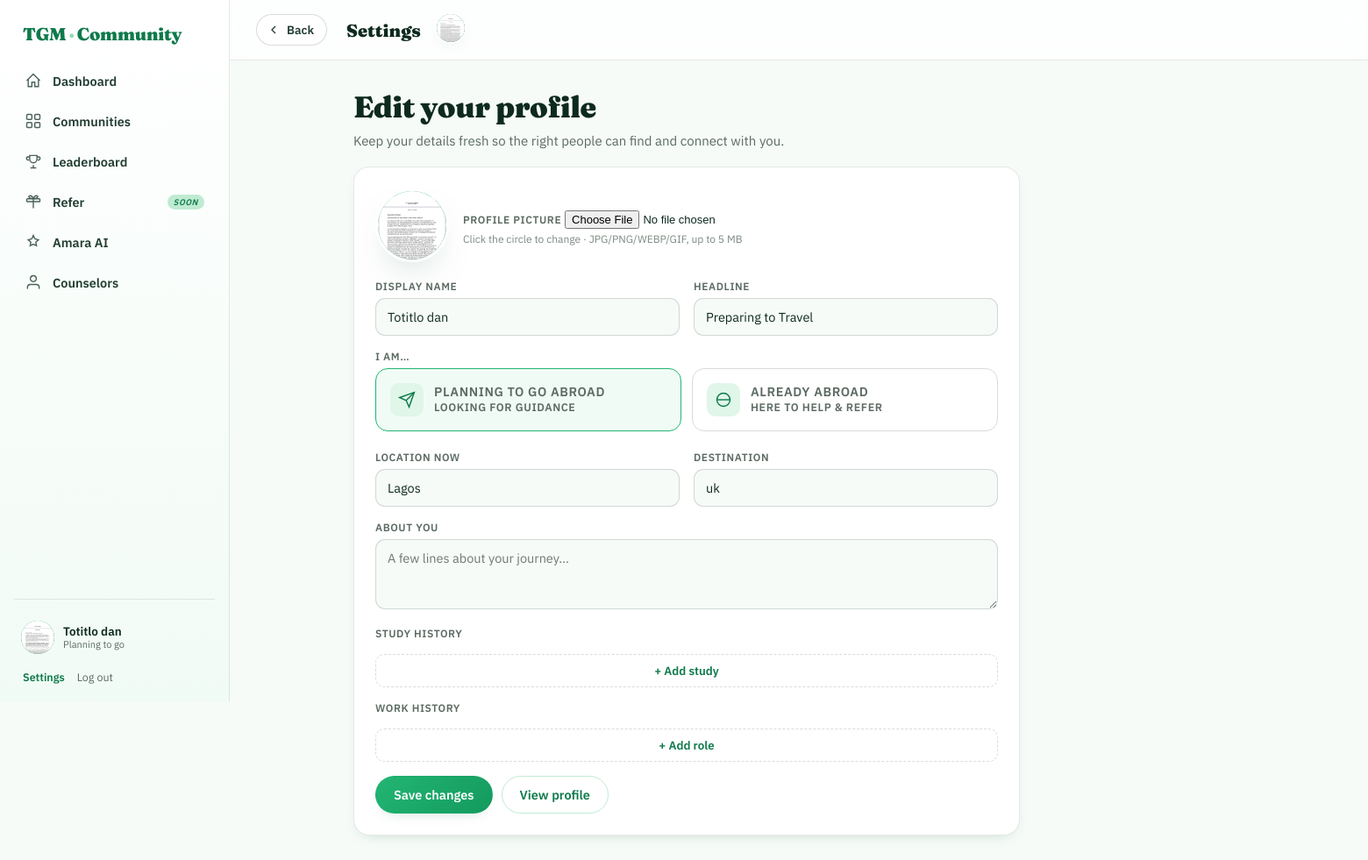
Screenshot of /settings (signed in) with the database file from the repository.
### tables this page shows
CREATE TABLE students (
            id INTEGER PRIMARY KEY AUTOINCREMENT,
            email TEXT NOT NULL UNIQUE,
            display_name TEXT,
            created_at TEXT NOT NULL,
            last_seen_at TEXT,
            is_banned INTEGER NOT NULL DEFAULT 0
        , user_type TEXT, avatar_path TEXT, location TEXT, destination TEXT, headline TEXT, bio TEXT, study_history TEXT, work_history TEXT, onboarded INTEGER NOT NULL DEFAULT 0, chat_mode TEXT NOT NULL DEFAULT 'ai', phone TEXT, password_hash TEXT, journey_stage TEXT, journey_updated_at TEXT);

### blueprints/social.py (the view, shortened to what this page needs)
@social_bp.route("/settings", methods=["GET", "POST"])
@login_required
def settings():
    db = get_db()
    row = current_student(db)
    return render_template("settings.html", prof=profile_dict(row))

### blueprints/admin.py (called while the page is built, shortened)
@admin_bp.app_context_processor
def _inject_admin():
    if not (request.path or "").startswith("/admin"):
        return {}

### blueprints/social.py (called while the page is built)
def _load_json(raw):
    try:
        val = json.loads(raw) if raw else []
        return val if isinstance(val, list) else []
    except (ValueError, TypeError):
        return []

def current_student(db=None):
    sid = session.get("student_id")
    if not sid:
        return None
    db = db or get_db()
    return db.execute("SELECT * FROM students WHERE id = ?", (sid,)).fetchone()

def profile_dict(row):
    if not row:
        return None
    name = row["display_name"] or (row["email"].split("@")[0] if row["email"] else "Member")
    initials = "".join(w[0] for w in name.split()[:2]).upper() or "M"
    keys = row.keys()
    def g(k, default=None):
        return row[k] if k in keys else default
    return {
        "id": row["id"],
        "name": name,
        "initials": initials,
        "user_type": g("user_type") or "aspiring",
        "location": g("location") or "",
        "destination": g("destination") or "",
        "headline": g("headline") or "",
        "bio": g("bio") or "",
        "has_avatar": bool(g("avatar_path")),
        "study_history": _load_json(g("study_history")),
        "work_history": _load_json(g("work_history")),
        "onboarded": bool(g("onboarded")),
    }

def _rooms():
    return [
        {"key": k, **COMMUNITY_ROOM_META.get(k, {"label": k.title(), "code": k[:2].upper(), "blurb": ""})}
        for k in COMMUNITY_ROOMS
    ]

@social_bp.app_context_processor
def _inject():
    me = None
    if session.get("student_id"):
        me = profile_dict(current_student())
    return {"me": me, "nav_rooms": _rooms(), "ep": request.endpoint}

@social_bp.before_request
def _require_onboarding():
    exempt = {"social.onboarding", "social.avatar", "static"}
    if request.endpoint in exempt:
        return None
    if not session.get("student_id"):
        return None  # login_required on the view handles anon users
    row = current_student()
    if row and not (row["onboarded"] if "onboarded" in row.keys() else 0):
        return redirect(url_for("social.onboarding"))
    return None

### extensions.py (called while the page is built)
def login_required(view):
    @wraps(view)
    def wrapped(*args, **kwargs):
        if not session.get("student_id"):
            return redirect(url_for("auth.join", next=request.path))
        return view(*args, **kwargs)
    return wrapped

### templates/settings.html (shortened to what this page needs)
{% extends "app_base.html" %}
{% from "_avatar.html" import avatar %}
{% block page_title %}Settings{% endblock %}
{% block back %}<a class="backbtn" href="{{ url_for('social.me') }}"><svg viewBox="0 0 24 24" fill="none" stroke="currentColor" stroke-width="2"><path d="M15 18l-6-6 6-6"/></svg>Back</a>{% endblock %}
{% block app_content %}
<div class="pagehead"><h1>Edit your profile</h1><p>Keep your details fresh so the right people can find and connect with you.</p></div>
<form class="card form-card" method="POST" action="{{ url_for('social.settings') }}" enctype="multipart/form-data">
  <div class="avatar-picker">
    <label class="preview" id="avatarPreview" for="avatar" style="cursor:pointer;">
      {% if prof.has_avatar %}<img src="{{ url_for('social.avatar', user_id=prof.id) }}" alt="" />{% else %}{{ prof.initials }}{% endif %}
    </label>
    <div>
      <label style="font-size:12px;font-weight:700;text-transform:uppercase;letter-spacing:.05em;color:#5B6B62;">Profile picture</label>
      <input type="file" id="avatar" name="avatar" accept="image/*" style="margin-top:6px;font-size:13px;" />
      <div style="font-size:12px;color:#7C8A80;margin-top:4px;">Click the circle to change · JPG/PNG/WEBP/GIF, up to 5&nbsp;MB</div>
    </div>
  </div>
  <div class="form-row">
    <div class="field"><label>Display name</label><input name="display_name" maxlength="40" value="{{ prof.name }}" /></div>
    <div class="field"><label>Headline</label><input name="headline" maxlength="120" value="{{ prof.headline }}" placeholder="e.g. MSc Data Science hopeful" /></div>
  </div>
  <div class="field">
    <label>I am…</label>
    <div class="type-toggle">
      <label><input type="radio" name="user_type" value="aspiring" {{ 'checked' if prof.user_type != 'abroad' }} /><span class="tt-emoji"><svg viewBox="0 0 24 24" fill="none" stroke="currentColor" stroke-width="1.7"><path d="M22 2 11 13"/><path d="M22 2 15 22l-4-9-9-4 20-7z"/></svg></span><span><b>Planning to go abroad</b><small>Looking for guidance</small></span></label>
      <label><input type="radio" name="user_type" value="abroad" {{ 'checked' if prof.user_type == 'abroad' }} /><span class="tt-emoji"><svg viewBox="0 0 24 24" fill="none" stroke="currentColor" stroke-width="1.7"><circle cx="12" cy="12" r="9"/><path d="M3 12h18"/></svg></span><span><b>Already abroad</b><small>Here to help & refer</small></span></label>
    </div>
  </div>
  <div class="form-row">
    <div class="field"><label>Location now</label><input name="location" value="{{ prof.location }}" placeholder="e.g. Lagos, Nigeria" /></div>
    <div class="field"><label>Destination</label><input name="destination" value="{{ prof.destination }}" placeholder="e.g. Canada" /></div>
  </div>
  <div class="field"><label>About you</label><textarea name="bio" maxlength="600" placeholder="A few lines about your journey…">{{ prof.bio }}</textarea></div>
  <div class="field">
    <label>Study history</label>
    <button type="button" class="addrow" data-target="studyRows" data-prefix="study">+ Add study</button>
  </div>
  <div class="field">
    <label>Work history</label>
    <button type="button" class="addrow" data-target="workRows" data-prefix="work">+ Add role</button>
  </div>
  <div class="form-actions">
    <button class="btn btn-primary" type="submit">Save changes</button>
    <a class="btn btn-ghost" href="{{ url_for('social.me') }}">View profile</a>
  </div>
</form>
{% endblock %}

### templates/app_base.html (shortened to what this page needs)
<!doctype html>
<html lang="en">
<head>
<link rel="stylesheet" href="{{ url_for('static', filename='css/social.css') }}" />
</head>
<body class="app">
{% set ep = request.endpoint or '' %}
<div class="app-shell">
  <aside class="side">
    <a class="side-brand" href="{{ url_for('home') }}">TGM<span>·</span>Community</a>
    <nav class="side-nav">
      <a href="{{ url_for('social.dashboard') }}" class="{{ 'on' if ep == 'social.dashboard' }}">
        <svg viewBox="0 0 24 24" fill="none" stroke="currentColor" stroke-width="1.7"><path d="M3 12l9-9 9 9"/><path d="M5 10v10h5v-6h4v6h5V10"/></svg>
        <span>Dashboard</span>
      </a>
      <div class="side-group-head">
        <a href="{{ url_for('community.community_room', room='general') }}" class="{{ 'on' if ep in ('social.communities','community.community_room') }}">
          <svg viewBox="0 0 24 24" fill="none" stroke="currentColor" stroke-width="1.7"><rect x="3" y="3" width="7" height="7" rx="1.5"/><rect x="14" y="3" width="7" height="7" rx="1.5"/><rect x="3" y="14" width="7" height="7" rx="1.5"/><rect x="14" y="14" width="7" height="7" rx="1.5"/></svg>
          <span>Communities</span>
        </a>
      </div>
      <a href="{{ url_for('social.leaderboard') }}" class="{{ 'on' if ep == 'social.leaderboard' }}">
        <svg viewBox="0 0 24 24" fill="none" stroke="currentColor" stroke-width="1.7"><path d="M8 21h8M12 17v4M7 4h10v5a5 5 0 0 1-10 0V4z"/><path d="M7 6H4a2 2 0 0 0 2 4M17 6h3a2 2 0 0 1-2 4"/></svg>
        <span>Leaderboard</span>
      </a>
      <a href="{{ url_for('social.refer') }}" class="{{ 'on' if ep == 'social.refer' }}">
        <svg viewBox="0 0 24 24" fill="none" stroke="currentColor" stroke-width="1.7"><rect x="3" y="8" width="18" height="4" rx="1"/><path d="M12 8v13M12 8S10 3 7 4s0 4 5 4M12 8s2-5 5-4-.2 4-5 4"/></svg>
        <span>Refer</span><em class="soon">Soon</em>
      </a>
      <a href="{{ url_for('chat.chat_page') }}" class="{{ 'on' if ep == 'chat.chat_page' }}">
        <svg viewBox="0 0 24 24" fill="none" stroke="currentColor" stroke-width="1.7"><path d="M12 3l2.1 4.7L19 9l-3.6 3.3.9 4.9L12 15l-4.3 2.2.9-4.9L5 9l4.9-1.3z"/></svg>
        <span>Amara AI</span>
      </a>
      <a href="{{ url_for('counselors.directory') }}" class="{{ 'on' if ep in ('counselors.directory','counselors.chat_page') }}">
        <svg viewBox="0 0 24 24" fill="none" stroke="currentColor" stroke-width="1.7"><path d="M20 21v-2a4 4 0 0 0-4-4H8a4 4 0 0 0-4 4v2"/><circle cx="12" cy="7" r="4"/></svg>
        <span>Counselors</span>
      </a>
    </nav>
    <div class="side-foot">
      {% if me %}
      <a class="side-me" href="{{ url_for('social.me') }}">
        {% from "_avatar.html" import avatar %}{{ avatar(me, 38) }}
        <span class="side-me-txt"><b>{{ me.name }}</b><small>{{ 'Already abroad' if me.user_type == 'abroad' else 'Planning to go' }}</small></span>
      </a>
      <div class="side-foot-links">
        <a href="{{ url_for('social.settings') }}" class="{{ 'on' if ep == 'social.settings' }}">Settings</a>
        <a href="{{ url_for('auth.logout') }}">Log out</a>
      </div>
      {% endif %}
    </div>
  </aside>
  <main class="main">
    <header class="topbar">
      {% block back %}{% endblock %}
      <div class="topbar-title">{% block page_title %}{% endblock %}</div>
      {% if me %}<a class="topbar-me" href="{{ url_for('social.me') }}">{% from "_avatar.html" import avatar %}{{ avatar(me, 36) }}</a>{% endif %}
    </header>
    <div class="content {% block content_mod %}{% endblock %}">
      {% block app_content %}{% endblock %}
    </div>
  </main>
    {% if me %}<a href="{{ url_for('social.me') }}" class="{{ 'on' if ep in ('social.profile','social.settings') }}">{% from "_avatar.html" import avatar %}{{ avatar(me, 26) }}</a>{% endif %}
</div>
{% set notice = request.args.get('notice') %}
</body>
</html>

### rows the page displays
students: name "Totitlo dan", user_type "Planning to go", display_name "Totitlo dan", headline "Preparing to Travel", location "Lagos", destination "uk"
